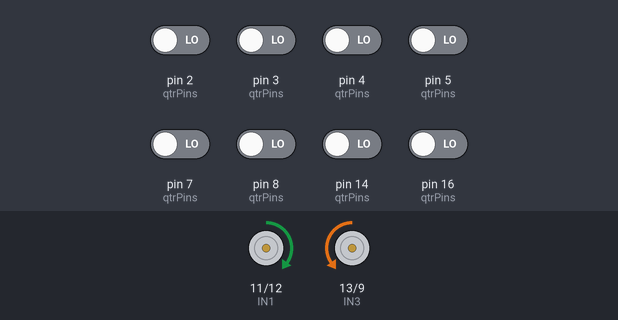
The sketch below on a simulated Arduino Uno, built with avr-gcc and run on an emulated ATmega328P. On the bench: motor-driver pin pairs drawn as motors (green arrow = first pin HIGH = forward, orange = second pin HIGH = backward, longer = more drive, scaled by the enable pin). The test bench sets the inputs (shaded band); at power-on: pin 2 (qtrPins), pin 3 (qtrPins), pin 4 (qtrPins), pin 5 (qtrPins), pin 7 (qtrPins), pin 8 (qtrPins), pin 14 (qtrPins), pin 16 (qtrPins) LOW. What the sketch prints to the serial monitor is not drawn.

Above: at 5.0 s.
5.1 s: pin 2 (qtrPins) driven HIGH
At 6.3 s:
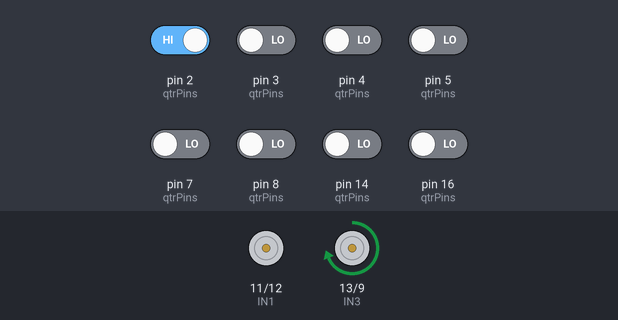
6.6 s: pin 4 (qtrPins) driven HIGH
9.6 s: pin 14 (qtrPins) driven HIGH
11.1 s: pin 7 (qtrPins) driven HIGH
At 12.3 s:
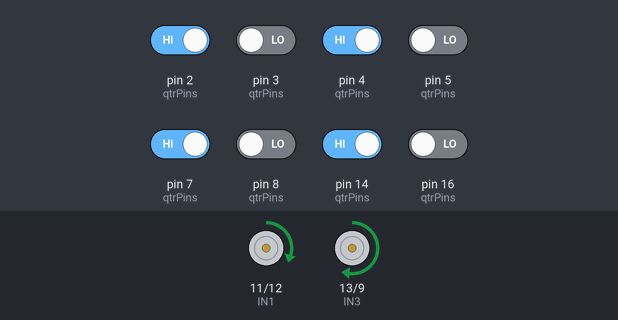
12.6 s: pin 8 (qtrPins) driven HIGH
At 13.6 s:
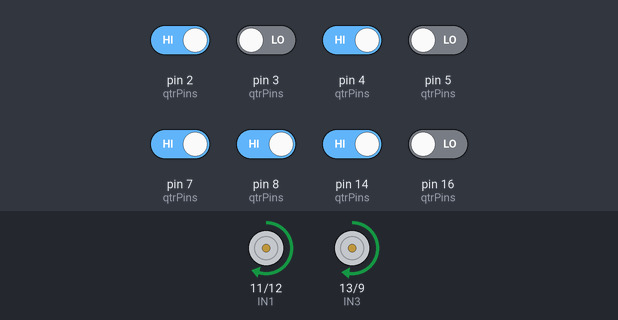
Timing chart, 0 to 15.1 s (numbered marks = the images above; inputs shaded):
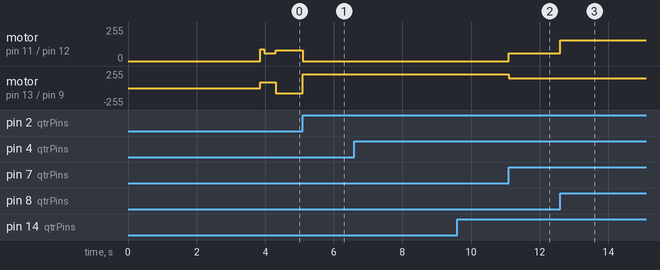

The sketch:

line_follower.ino
```cpp
// ================= QTR-8RC Line Follower — PD + centroid (BLACK LINE) =================
// Pin map avoids conflict between QTR ch #6 and ENB=6 by moving that channel to A2 (pin 16).
// Tested on Arduino Uno + L298N. Uses QTR-8RC (RC-timed) array.
//
// Serial tweaks (send single chars):
//   S  -> show params
//   + / -  -> Kp up/down by 0.02
//   > / <  -> Kd up/down by 0.05
//   ] / [  -> BASE_SPEED up/down by 5
//   ) / (  -> BOOST up/down by 2
//
// Tip: set sensor height ~2–3 mm above mat; add a small light shroud for best results.

#include <QTRSensors.h>

// ---------------- Motor Pins (L298N) ----------------
const int ENA = 10;   // Right PWM
const int IN1 = 11;
const int IN2 = 12;
const int IN3 = 13;
const int IN4 = 9;
const int ENB = 6;    // Left PWM  (kept on D6)

// ---------------- QTR-8RC Setup ---------------------
// QTR OUT1..OUT8 -> {2,3,4,5,7,A2(16),8,A0(14)}
// A1(15) used as emitter control (optional; safe if not wired)
const uint8_t qtrPins[8] = {2,3,4,5,7,16,8,14};
const int QTR_EMITTER_PIN = 15;    // A1
QTRSensors qtr;

uint16_t qtrValues[8];             // filled by readLineBlack()

// ---------------- Speeds & Control ------------------
int BASE_SPEED = 90;     // cruise PWM (0..255)
int MIN_PWM    = 60;     // ensure motors overcome friction & L298N drop
int BOOST      = 20;     // extra speed on straights

// PD gains (start here, tune on mat)
float Kp = 0.22f;        // proportional on position error (counts)
float Kd = 1.10f;        // derivative on error delta

// Limits & helpers
int lastDirection = 0;   // 0 center, 1 left, 2 right
unsigned long lostSince = 0;

// ---------------- Motor helpers ---------------------
void setLR(int leftPWM, int rightPWM) {
  leftPWM  = constrain(leftPWM,  0, 255);
  rightPWM = constrain(rightPWM, 0, 255);

  // forward
  digitalWrite(IN3, HIGH); digitalWrite(IN4, LOW);
  digitalWrite(IN1, HIGH); digitalWrite(IN2, LOW);

  if (leftPWM  > 0 && leftPWM  < MIN_PWM) leftPWM  = MIN_PWM;
  if (rightPWM > 0 && rightPWM < MIN_PWM) rightPWM = MIN_PWM;

  analogWrite(ENB, leftPWM);
  analogWrite(ENA, rightPWM);
}

void stopMotors() {
  digitalWrite(IN1, LOW); digitalWrite(IN2, LOW);
  digitalWrite(IN3, LOW); digitalWrite(IN4, LOW);
  analogWrite(ENA, 0); analogWrite(ENB, 0);
}

void spinLeft(int pwm) {
  digitalWrite(IN1, LOW);  digitalWrite(IN2, HIGH); // right backward
  digitalWrite(IN3, HIGH); digitalWrite(IN4, LOW);  // left forward
  analogWrite(ENA, pwm);
  analogWrite(ENB, pwm);
}

void spinRight(int pwm) {
  digitalWrite(IN1, HIGH); digitalWrite(IN2, LOW);  // right forward
  digitalWrite(IN3, LOW);  digitalWrite(IN4, HIGH); // left backward
  analogWrite(ENA, pwm);
  analogWrite(ENB, pwm);
}

// ---------------- Setup -----------------------------
void setup() {
  Serial.begin(115200);

  pinMode(IN1, OUTPUT); pinMode(IN2, OUTPUT);
  pinMode(IN3, OUTPUT); pinMode(IN4, OUTPUT);
  pinMode(ENA, OUTPUT); pinMode(ENB, OUTPUT);

  qtr.setTypeRC();
  qtr.setSensorPins(qtrPins, 8);
  qtr.setEmitterPin(QTR_EMITTER_PIN); // harmless if not connected

  // Brief calibration: hold bot and gently sweep over black/white
  delay(250);
  for (int i = 0; i < 120; i++) {  // ~600 ms
    qtr.calibrate();
    delay(5);
  }

  Serial.println(F("QTR-8RC LFR Ready (BLACK line). Send 'S' to show params."));
}

// ---------------- Loop ------------------------------
void loop() {
  // ---- serial live tweaks ----
  if (Serial.available()) {
    char c = toupper(Serial.read());
    if (c == 'S') {
      Serial.print(F("Kp=")); Serial.print(Kp, 3);
      Serial.print(F("  Kd=")); Serial.print(Kd, 3);
      Serial.print(F("  BASE=")); Serial.print(BASE_SPEED);
      Serial.print(F("  BOOST=")); Serial.print(BOOST);
      Serial.print(F("  MIN=")); Serial.println(MIN_PWM);
    } else if (c == '+') Kp += 0.02f;
    else if (c == '-')   Kp -= 0.02f;
    else if (c == '>')   Kd += 0.05f;
    else if (c == '<')   Kd -= 0.05f;
    else if (c == ']')   BASE_SPEED = min(255, BASE_SPEED + 5);
    else if (c == '[')   BASE_SPEED = max(0,   BASE_SPEED - 5);
    else if (c == ')')   BOOST = min(80, BOOST + 2);
    else if (c == '(')   BOOST = max(0,  BOOST - 2);
  }

  // Read BLACK line: pos in [0..7000], center ≈ 3500
  uint16_t pos = qtr.readLineBlack(qtrValues);

  // Simple lost detection: very low overall darkness -> likely on white
  long total = 0;
  for (int i = 0; i < 8; i++) total += qtrValues[i];
  if (total < 300) { // adjust by mat/lighting; 300–600 typical
    if (lostSince == 0) lostSince = millis();
    uint32_t t = millis() - lostSince;

    if (t < 120) {
      setLR(BASE_SPEED, BASE_SPEED);               // tiny coast forward
    } else if (t < 450) {
      if (lastDirection == 1) setLR(BASE_SPEED*0.6, BASE_SPEED);  // arc left
      else                    setLR(BASE_SPEED, BASE_SPEED*0.6);  // arc right
    } else {
      if (lastDirection == 1) spinLeft(80); else spinRight(80);   // in-place spin
    }
    return;
  }
  lostSince = 0;

  // PD control on position error
  static long lastError = 0;
  long error = (long)pos - 3500;     // negative = line left, positive = right
  long derr  = error - lastError;
  float steer = Kp * error + Kd * derr;
  lastError = error;

  // clamp steer to a sane range (affects turn intensity)
  if (steer > 120) steer = 120;
  if (steer < -120) steer = -120;

  // Speed shaping: add boost when essentially straight
  int boost = (abs(error) < 300 && fabs(steer) < 25) ? BOOST : 0;
  int base  = constrain(BASE_SPEED + boost, 0, 255);

  int left  = base - (int)steer;
  int right = base + (int)steer;

  setLR(left, right);

  // remember recent heading bias for recovery logic
  if (error < -120)      lastDirection = 1;
  else if (error > 120)  lastDirection = 2;
  else                   lastDirection = 0;
}
  
```

Measured:
- after the input at 5.1 s, motor on pin 11 (IN1) / pin 12 (IN2): forward 80/255 → stopped at once; motor on pin 13 (IN3) / pin 9 (IN4): backward 80/255 → forward 210/255 at once
- after the input at 11.1 s, motor on pin 11 (IN1) / pin 12 (IN2): stopped → forward 60/255 at once; motor on pin 13 (IN3) / pin 9 (IN4): forward 210/255 → forward 145/255 at once
- after the input at 12.6 s, motor on pin 11 (IN1) / pin 12 (IN2): forward 60/255 → forward 156/255 at once
